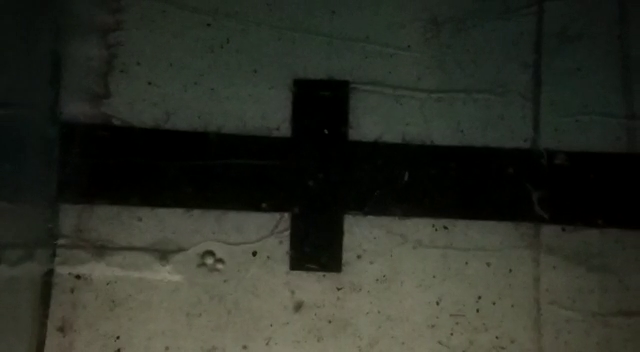
#> input picture frame 40 of linevideo.mp4, 640 x 352 px
$ jupyter execute Line_Detection_Video.ipynb   (older library calls are emulated)
#> lines starting #> are read from the running program, lines starting #| are printed output that depends on the picture; after the words box and inside, x2 and y2 are one past the last pixel; in counts of white or black regions, pixels touching at a corner belong together
[cell 1]
import time
import cv2
import numpy as np
# [14 lines of commented-out code are left out]

[cell 2]
def linefollow():
    a = time.time()
    cap = cv2.VideoCapture(r'C:\Users\Welcome\Desktop\linevideo.mp4')

    while(cap.isOpened()):
      # Capture frame-by-frame
        ret, img = cap.read()
#> img is the input picture: shape (352, 640, 3); mean B, G, R 37.2, 46.2, 43.1
        if ret == True:
            im = np.zeros((img.shape[0],img.shape[1]),dtype = int)
            im = 0.6*img[:,:,0] + 0.2*img[:,:,1] + 0.2*img[:,:,2]
            im = cv2.normalize(im.astype(int), None, 255,0, cv2.NORM_MINMAX, cv2.CV_8UC1)
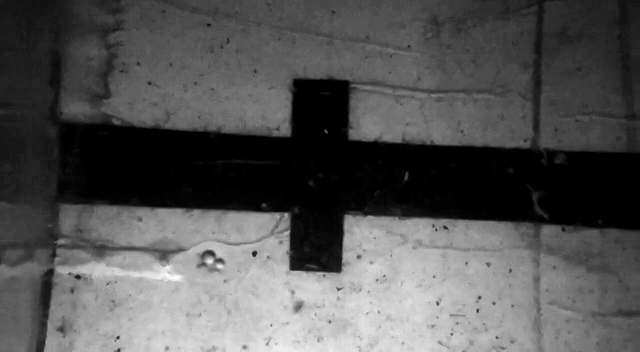
#> im: shape (352, 640); min 0, max 255, mean 83.9
        #applying sharpnening
            kernel_sharpening =  np.array([[-1,-1,-1],
                                           [-1, 9,-1],
                                           [-1,-1,-1]])

            sharpened = cv2.filter2D(im, -1, kernel_sharpening)
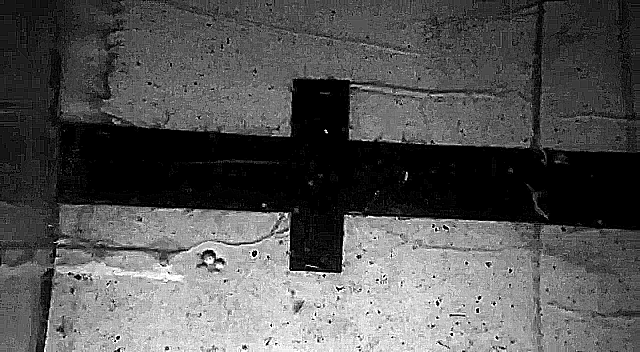
#> sharpened: shape (352, 640); min 0, max 255, mean 84.7
        #applying blur
            img3 = cv2.medianBlur(sharpened,5)
            ret, threshed_img = cv2.threshold(img3,40, 255, cv2.THRESH_BINARY)
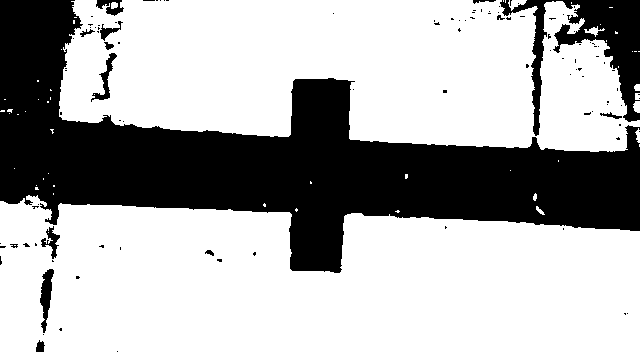
#> threshed_img: shape (352, 640); 67.9% white; 108 black regions (93 under 20 px), largest, box (x1, y1, x2, y2) and area: (0, 0, 640, 273) 64273, (500, 0, 640, 136) 5904, (40, 269, 54, 333) 463
            width = threshed_img.shape[0]
#> width = 352
            height = threshed_img.shape[1]
#> height = 640

            img5 = threshed_img[5:width-5,5:height-5]
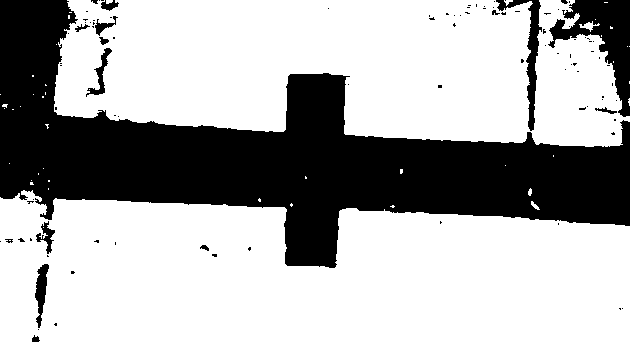
#> img5: shape (342, 630); 67.8% white; 100 black regions (84 under 20 px), largest, box (x1, y1, x2, y2) and area: (0, 0, 630, 268) 62463, (548, 0, 630, 117) 3696, (496, 0, 542, 131) 1207
            img5 = cv2.dilate(img5,(9,9),iterations=2)
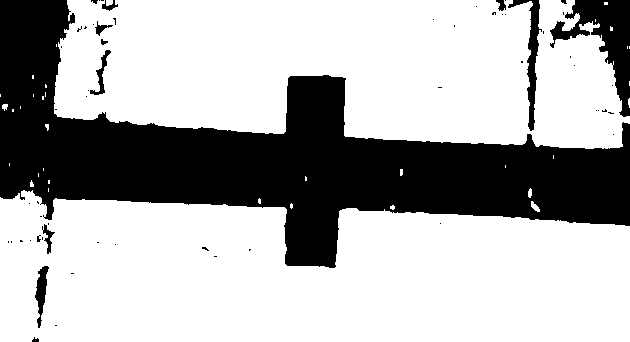
#> img5: shape (342, 630); 69% white; 60 black regions (49 under 20 px), largest, box (x1, y1, x2, y2) and area: (0, 0, 630, 268) 61013, (550, 0, 630, 117) 3469, (508, 0, 542, 131) 1035
            img5 = 255-img5
#> img5: shape (342, 630); 31% white; 60 white regions (49 under 20 px)
            cv2.imshow("contours",img5)

            image, contours, hierarchy = cv2.findContours(img5,cv2.RETR_TREE,cv2.CHAIN_APPROX_SIMPLE)
#> contours = 90 contours, 72 with area under 20; largest, box (x1, y1, x2, y2) and area: (0, 0, 630, 268) 60283, (550, 0, 630, 117) 3240, (508, 0, 542, 131) 868, (35, 266, 49, 328) 345, (90, 50, 111, 95) 180
            areas = [cv2.contourArea(c) for c in contours]
#> areas = 90 values, max 60283 at index 64, min 0 at index 1, mean 730.6
            if len(areas) >= 0 :
                max_index= np.argmax(areas)
#> max_index = 64
                contours1 = contours[max_index]
#> contours1 = contour of 508 points, box (x1, y1, x2, y2) (0, 0, 630, 268), area 60283


            if len(contours1) > 0 :
                x1,y1,w1,h1 = cv2.boundingRect(contours1)
#> x1 = 0; y1 = 0; w1 = 630; h1 = 268
         #print(x1,y1,w1,h1)
                if (x1 >= 0 and y1>=0 and w1 >=0 and h1>=0 ):
             #frame =cv2.line(frame, (x1+int(w1/2), 200), (x1+int(w1/2), 250),(255,0,0),3)
                    frame =cv2.rectangle(img,(int(x1),int(y1)),(int(x1+w1), int(y1+h1)),(0,255,255),5)
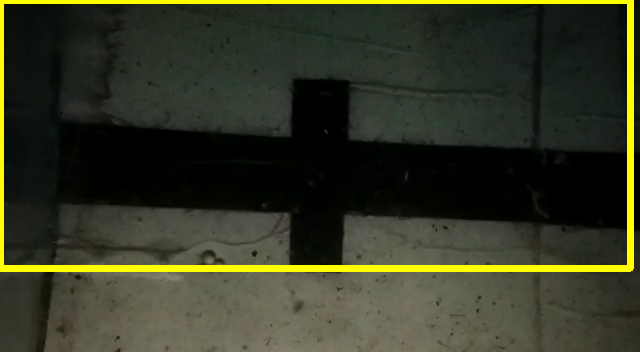
#> frame: shape (352, 640, 3); mean B, G, R 35.6, 55.3, 52.3
     # compute the center of the contour
            M = cv2.moments(contours1)
#> M = moments, m00 60283, centre m10/m00, m01/m00 = (277.8, 157)
            cX = int(M["m10"] / M["m00"])
#> cX = 277
            cY = int(M["m01"] / M["m00"])
#> cY = 157
            cv2.drawContours(frame,contours1, -1, (0,255,0), 2)
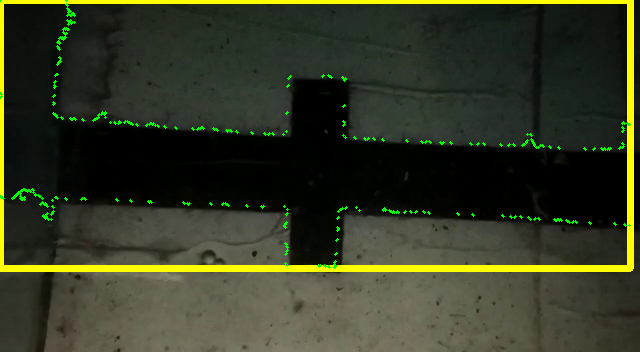
#> frame: shape (352, 640, 3); 0.82% of pixels changed, all inside (x1, y1, x2, y2) = (0, 0, 631, 269)
            cv2.imshow("contours1",frame)
            #return(cX,cY)
            print(cX,"and",cY)
#| 277 and 157


            if time.time()-a > 35 :
                break
            if cv2.waitKey(1) & 0xFF == ord('q'):
#> (key q is pressed here)
                break
        else:
            break
    cv2.destroyAllWindows()
    #return(cX,cY)

$ run again, starting later in the video
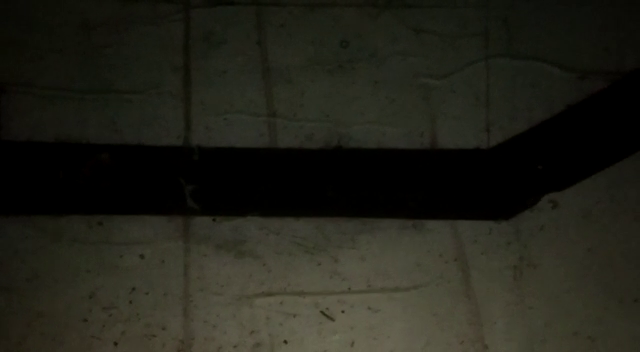
#> input picture frame 184 of linevideo.mp4, 640 x 352 px
#> in linefollow, img is the input picture: shape (352, 640, 3); mean B, G, R 24.9, 33.8, 33.8
#> in linefollow, `ret, threshed_img = cv2.threshold(img3,40, 255, cv2.THRESH_BINARY)`:
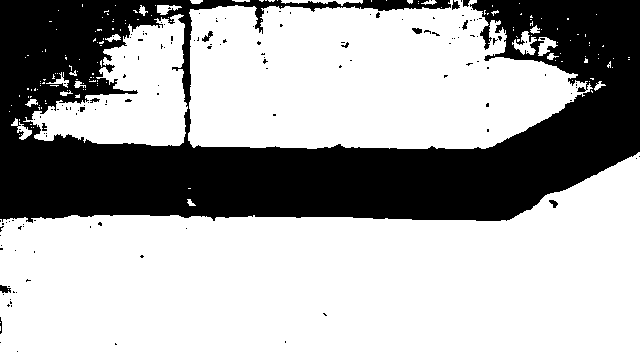
#> threshed_img: shape (352, 640); 66.8% white; 149 black regions (136 under 20 px), largest, box (x1, y1, x2, y2) and area: (0, 0, 640, 223) 73872, (0, 285, 11, 293) 61, (202, 31, 213, 42) 54
#> contours = 144 contours, 119 with area under 20; largest, box (x1, y1, x2, y2) and area: (0, 0, 630, 218) 66288, (506, 9, 536, 53) 588, (532, 31, 555, 59) 402, (40, 66, 69, 94) 302, (338, 0, 446, 6) 280
#> areas = 144 values, max 66288 at index 67, min 0 at index 0, mean 484.8
#> max_index = 67
#> contours1 = contour of 1038 points, box (x1, y1, x2, y2) (0, 0, 630, 218), area 66288
#> x1 = 0; w1 = 630; h1 = 218
#> M = moments, m00 66288, centre m10/m00, m01/m00 = (304.8, 127.8)
#> cX = 304
#> cY = 127
#> in linefollow, `cv2.drawContours(frame,contours1, -1, (0,255,0), 2)`:
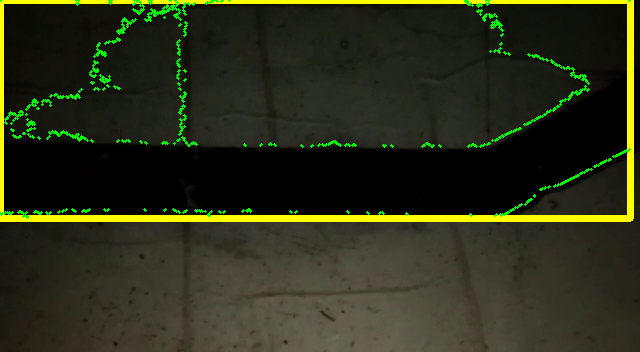
#> frame: shape (352, 640, 3); mean B, G, R 24.2, 47, 43
#| 304 and 127

$ run again, starting later in the video
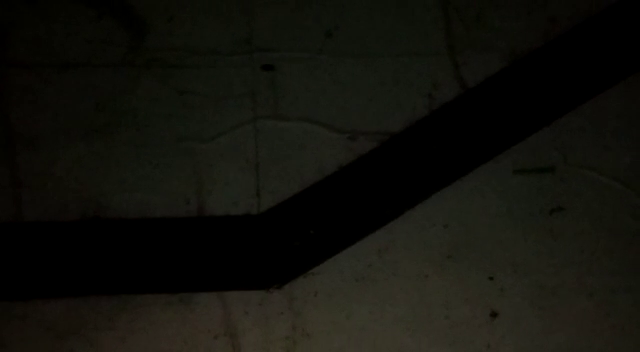
#> input picture frame 327 of linevideo.mp4, 640 x 352 px
#> in linefollow, img is the input picture: shape (352, 640, 3); mean B, G, R 11.7, 17.5, 17.6
#> in linefollow, `ret, threshed_img = cv2.threshold(img3,40, 255, cv2.THRESH_BINARY)`:
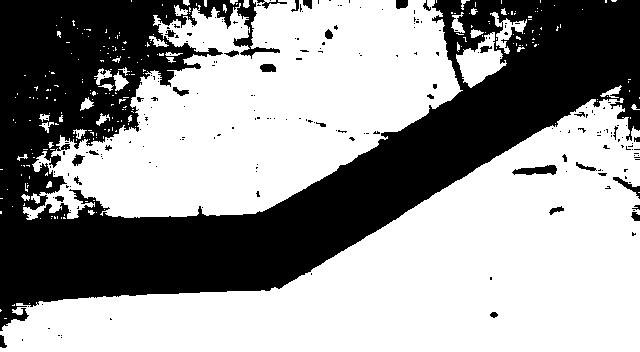
#> threshed_img: shape (352, 640); 60.2% white; 223 black regions (190 under 20 px), largest, box (x1, y1, x2, y2) and area: (0, 0, 640, 331) 87138, (512, 165, 557, 175) 291, (613, 177, 640, 199) 154
#> contours = 261 contours, 207 with area under 20; largest, box (x1, y1, x2, y2) and area: (0, 0, 630, 321) 81004, (450, 6, 523, 86) 2392, (88, 62, 110, 92) 327, (107, 61, 126, 92) 322, (195, 0, 234, 24) 255
#> areas = 261 values, max 81004 at index 106, min 0 at index 1, mean 338.2
#> max_index = 106
#> contours1 = contour of 1517 points, box (x1, y1, x2, y2) (0, 0, 630, 321), area 81004
#> x1 = 0; w1 = 630; h1 = 321
#> M = moments, m00 81004, centre m10/m00, m01/m00 = (266.2, 139.9)
#> cX = 266
#> cY = 139
#> in linefollow, `cv2.drawContours(frame,contours1, -1, (0,255,0), 2)`:
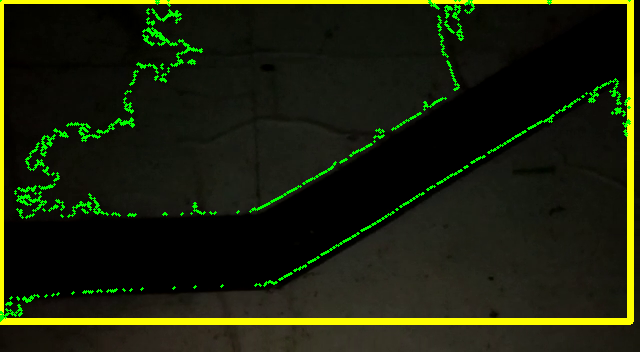
#> frame: shape (352, 640, 3); mean B, G, R 11, 33.8, 28
#| 266 and 139
